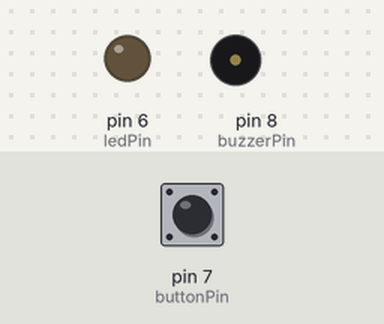
This sketch was run on a simulated Arduino Nano, built with avr-gcc and run on an emulated ATmega328P. Shown: output pins drawn as LEDs (lit = HIGH), buzzer (waves = sounding). Inputs (shaded band) come from the test bench; at power-on: pin 7 (buttonPin) HIGH. What the sketch prints to the serial monitor is not drawn.

Above: at 1.2 s.
1.3 s: pin 7 (buttonPin) pulled LOW for 0.15 s
At 2.0 s:
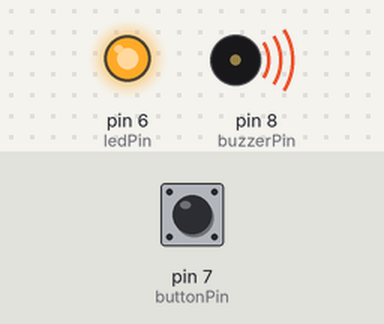
3.8 s: pin 7 (buttonPin) pulled LOW for 3.2 s
At 8.1 s:
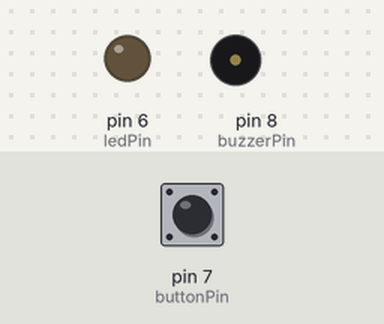
Timing chart, 0 to 9.6 s (numbered marks = the images above; inputs shaded):
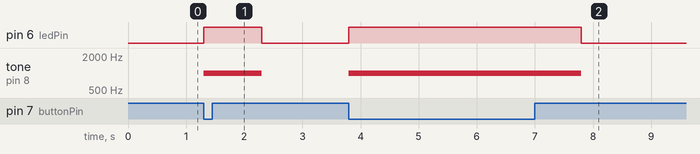

The sketch:

dog-alert.ino
```cpp
/* Notes
  Board: Arduino Nano
  Processor: ATmega328P (Old Bootloader)
  Button LED example: https://arduino.stackexchange.com/a/35842/43363
  Buzzer example: http://www.ardumotive.com/how-to-use-a-buzzer-en.html
*/

// configuration
const int ledPin =  6;
const int buttonPin = 7;
const int buzzerPin = 8;

void setup() {
  // setup serial port
  Serial.begin(9600);

  // initialize pins
  pinMode(ledPin, OUTPUT);
  pinMode(buttonPin, INPUT_PULLUP);
  pinMode(buzzerPin, OUTPUT);

  Serial.print("setup complete");
}

void loop() {
  int buttonState = digitalRead(buttonPin);

  if (buttonState == LOW) {
    // turn LED on:
    digitalWrite(ledPin, HIGH); // turn LED on
    tone(buzzerPin, 1000); // sound in kHZ
    delay(1000); // milliseconds
  } else {
    digitalWrite(ledPin, LOW);  // turn LED off:
    noTone(buzzerPin);  // stop sound
  }
}
```

Measured:
- after the input at 1.3 s, pin 6 (ledPin): LOW → HIGH at once, → LOW 1.0 s later; tone on pin 8 (buzzerPin): silent → 1000 Hz at once, → silent 1.0 s later
- after the input at 3.8 s, pin 6 (ledPin): LOW → HIGH at once, → LOW 4.0 s later; tone on pin 8 (buzzerPin): silent → 1000 Hz at once, → silent 4.0 s later
